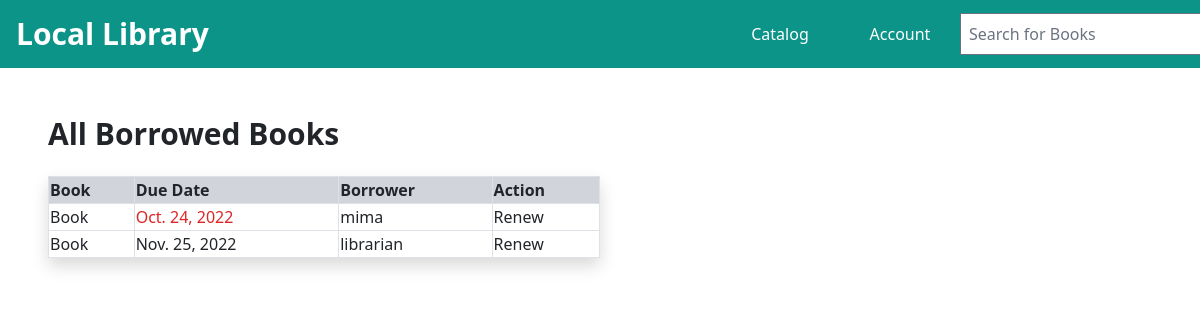
Page /catalog/borrowed/ (signed in) on the committed database.
### catalog/models.py (models this page shows, shortened)
class BookInstance(models.Model):
    id = models.UUIDField(primary_key=True, default=uuid.uuid4,
                          help_text="Unique ID for this particular book across whole library")
    book = models.ForeignKey('Book', on_delete=models.RESTRICT, null=True)
    imprint = models.CharField(max_length=200)
    due_back = models.DateField(null=True, blank=True)
    borrower = models.ForeignKey(User, on_delete=models.SET_NULL, null=True, blank=True)
    @property
    def is_overdue(self):
        return bool(self.due_back and date.today() > self.due_back)
    LOAN_STATUS = (
        ('m', 'Maintenance'),
        ('o', 'On loan'),
        ('a', 'Available'),
        ('r', 'Reserved'),
    )
    status = models.CharField(
        max_length=1,
        choices=LOAN_STATUS,
        blank=True,
        default='a',
        help_text='Book availability')
    class Meta:
        ordering = ['due_back']
        permissions = (("can_mark_returned", "Set book as returned"),)

class Book(models.Model):
    title = models.CharField(max_length=200)
    author = models.ForeignKey(Author, on_delete=models.SET_NULL, null=True)
    summary = models.TextField(max_length=1000, help_text="Enter a brief description of the book")
    isbn = models.CharField('ISBN', max_length=13,
                            unique=True,
                            help_text='13 Character <a href="https://www.isbn-international.org/content/what-isbn'
                                      '">ISBN number</a>')
    genre = models.ManyToManyField(Genre, help_text="Select a genre for this book")
    language = models.ForeignKey('Language', on_delete=models.SET_NULL, null=True)
    class Meta:
        ordering = ['title', 'author']
    def display_genre(self):
        """Creates a string for the Genre. This is required to display genre in Admin."""
        return ', '.join([genre.name for genre in self.genre.all()[:3]])
    display_genre.short_description = 'Genre'

### catalog/views.py (the view)
# urls.py: path(r'borrowed/', views.LoanedBooksAllListView.as_view(), name='all-borrowed'),  # Added for challenge
class LoanedBooksAllListView(PermissionRequiredMixin, generic.ListView):
    model = BookInstance
    permission_required = 'catalog.can_mark_returned'
    template_name = 'catalog/bookinstance_list_borrowed_all.html'
    paginate_by = 10
    def get_queryset(self):
        return BookInstance.objects.filter(status__exact='o').order_by('due_back')

### catalog/templates/catalog/bookinstance_list_borrowed_all.html
{% extends "base_generic.html" %}
{% block content %}
    <div id="block-content" class="m-5 max-w-[100vw]">
        <h1 class="text-3xl font-semibold my-4">All Borrowed Books</h1>
        {% if bookinstance_list %}
            <table class="shadow border-collapse min-w-[500px] w-[50%]">
                <thead>
                    <tr>
                        <th class="bg-gray-300 border border-gray-300">Book</th>
                        <th class="bg-gray-300 border border-gray-300">Due Date</th>
                        {% if user.is_staff %}
                            <th class="bg-gray-300 border border-gray-300">Borrower</th>
                        {% endif %}
                        {% if perms.catalog.can_mark_returned %}
                            <th class="bg-gray-300 border border-gray-300">Action</th>
                        {% endif %}
                    </tr>
                </thead>
                <tbody>
                    {% for bookinst in bookinstance_list %}
                        <tr>
                            <td class="border border-gray-300">{{bookinst.book.title}}</td>
                            {% if bookinst.is_overdue %}
                                <td class="text-red-600 border border-gray-300"><a href="{%url 'book-detail' bookinst.book.pk %}">{{bookinst.due_back}}</a></td>
                            {% else %}
                                <td class="border border-gray-300"><a href="{%url 'book-detail' bookinst.book.pk %}">{{bookinst.due_back}}</a></td>
                            {% endif %}
                            {% if user.is_staff %}
                                <td class="border border-gray-300">{{ bookinst.borrower }}</td>
                            {% endif %}
                            {% if perms.catalog.can_mark_returned %}
                                <td class="border border-gray-300"><a href="{% url 'renew-book-librarian' bookinst.id %}">Renew</a></td>
                            {% endif %}
                        </tr>
                    {% endfor %}
                </tbody>
            </table>
            {% else %}
            <p>There are no books borrowed.</p>
        {% endif %}
    </div>
{% endblock %}

### rows in the picture
BookInstance: book "Book", due_back "Oct. 24, 2022", borrower "mima"
BookInstance: book "Book", due_back "Nov. 25, 2022", borrower "librarian"
